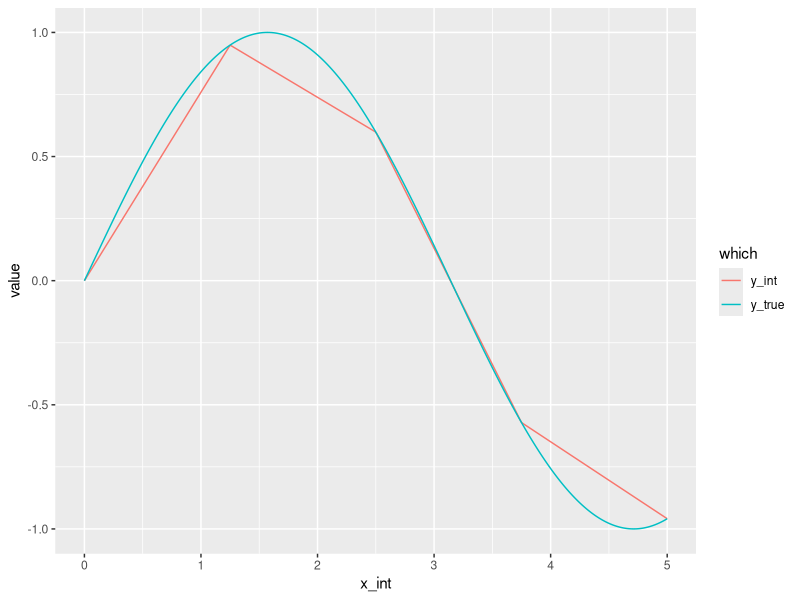

Recreate this plot in R.
library(tidyverse)
library(pracma)

# Interpolate a sine wave at a few points

x = seq(0.0, 5.0, length = 5)
y = sin(x)

# Print the values so can copy them to Stan

print(x)
print(y)

# Plot the interpolated function against the true function

tibble(x_int = seq(min(x), max(x), length = 500)) %>%
  mutate(y_true = sin(x_int),
         y_int = interp1(x, y, x_int)) %>%
  gather(which, value, y_true, y_int) %>%
  ggplot() +
  geom_line(aes(x_int, value, group = which, color = which))

# Here are some points at which we can test our function

x_test = c(1.0, 1.7, 2.1, 4.0)

# Print values at these points (to test Stan implementation)

interp1(x, y, x_test)

fd_deriv = function(x_test) {
  dx = 1e-8
  (interp1(x, y, x_test + dx) - interp1(x, y, x_test - dx)) / (2 * dx)
}

# Print gradients at these points (to test Stan implementation)
# These won't be defined everywhere for linear interpolation

fd_deriv(x_test)